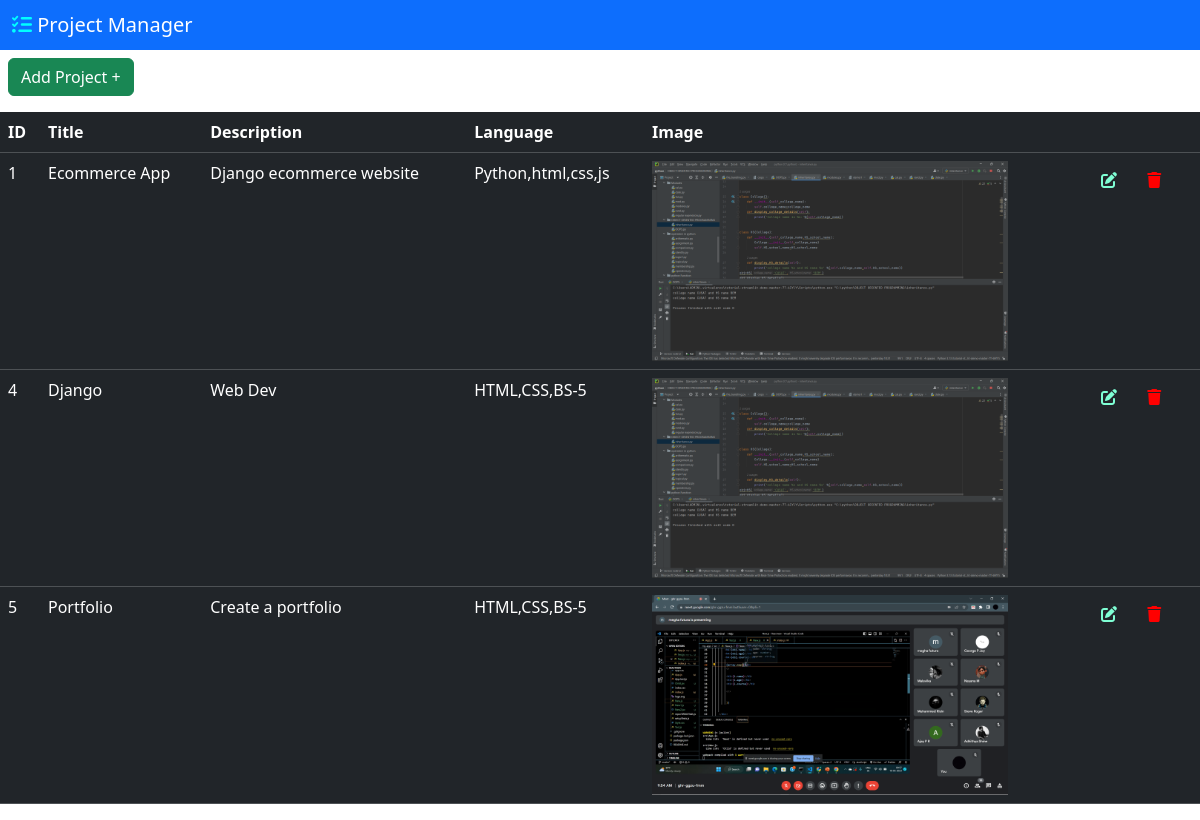
Screenshot of /project/pdash with the database file from the repository.
### project/models.py (models this page shows)
class Projects(models.Model):
    title=models.CharField(max_length=100)
    description=models.CharField(max_length=1000)
    language=models.CharField(max_length=1000)
    image=models.ImageField(upload_to='Project_images')

### project/views.py (the view)
# urls.py: path('pdash',ProjectDashboardView.as_view(),name='pdash'),
class ProjectDashboardView(View):
    def get(self,request):
        data=Projects.objects.all()
        return render(request,"pdashboard.html",{"projects":data})

### project/templates/pdashboard.html (shortened to what this page needs)
{% extends 'pnavheader.html' %}
{% block header %}
<a href="{% url 'addp' %}" class="btn btn-success ms-2 mt-2">Add Project +</a>
          <table class="table table-dark table-borderd w-100 mt-3 ">
            <thead>
                <tr>
                    <th>ID</th>
                    <th>Title</th>
                    <th>Description</th>
                    <th>Language</th>
                    <th>Image</th>
                    <th></th>
                </tr>
            </thead>
            <tbody>
              {% for i in projects %}
              <tr>
                <td>{{i.id}}</td>
                <td>{{i.title}}</td>
                <td>{{i.description}}</td>
                <td>{{i.language}}</td>
                <td>
                  <img src="{{i.image.url}}" height="200px" alt="project_images">
                </td>
                <td>
                  <a href="{% url 'editpro' i.id %}" class="btn">
                    <i class="fa-solid fa-pen-to-square" style="color:aquamarine;"></i></a>
                    <a href="{% url 'delpro' i.id %}" class="btn">
                      <i class="fa-solid fa-trash" style="color: #ff0000;"></i>
                    </a>
                </td>
              </tr>
              {% endfor %}
            </tbody>
          </table>
{% endblock header %}

### rows the page displays
Projects: id "1", title "Ecommerce App", description "Django ecommerce website", language "Python,html,css,js", image (picture)
Projects: id "4", title "Django", description "Web Dev", language "HTML,CSS,BS-5", image (picture)
Projects: id "5", title "Portfolio", description "Create a portfolio", language "HTML,CSS,BS-5", image (picture)
